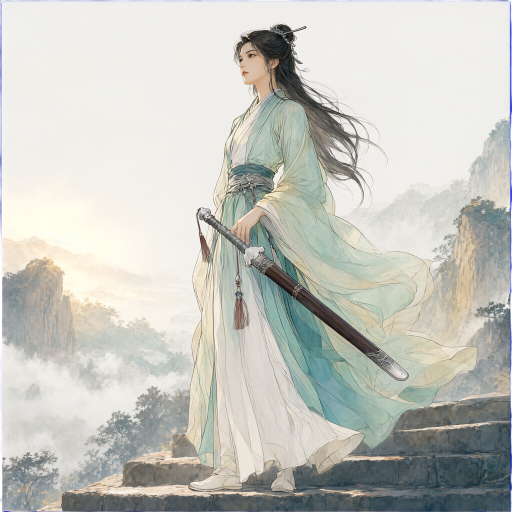
#> input picture apps/backend/comfyui/input_seed/daojie-ref-1003.png, 1024 x 1024 px (shown at 1/2 size); the run also reads 1 picture not shown here
$ python qi21_headbody_sidebyside_1002.py ../../../backend/comfyui/input_seed/daojie-ref-1003.png ../../../backend/comfyui/input_seed/transparent_ref.png ../../../backend/comfyui/input_seed/transparent_ref.png
#> lines starting #> are read from the running program, lines starting #| are printed output that depends on the picture
#!/usr/bin/env python3
# ⑥㉒头身比对拍·并排图+8分格(2026-10-02,10-01-qi21-usetest-batch ㉒)
# 用法:python3 qi21_headbody_sidebyside_1002.py <anchored.png> <baseline.png> <out.png>
# 两图同尺寸(同seed同型同速);左=有锚(工作区现态),右=去锚(HEAD 态);叠加
# 全画幅高 8 等分横线(目测头身比标尺——立像主体约占满画幅高,格数≈头身单位)。
from __future__ import annotations

import sys
from pathlib import Path

from PIL import Image, ImageDraw

ANCHOR_SENT = "头身比约七头半"


def main() -> int:
    a_path, b_path, out = sys.argv[1], sys.argv[2], sys.argv[3]
    a = Image.open(a_path).convert("RGB")
    b = Image.open(b_path).convert("RGB")
#> b: PIL image 1024x1024 RGB; every value is 0
    h = min(a.height, b.height)
#> h = 1024
    if a.height != h:
        a = a.resize((int(a.width * h / a.height), h), Image.LANCZOS)
    if b.height != h:
        b = b.resize((int(b.width * h / b.height), h), Image.LANCZOS)
    gap = 24
    canvas = Image.new("RGB", (a.width + b.width + gap, h + 34), (24, 24, 28))
    canvas.paste(a, (0, 34))
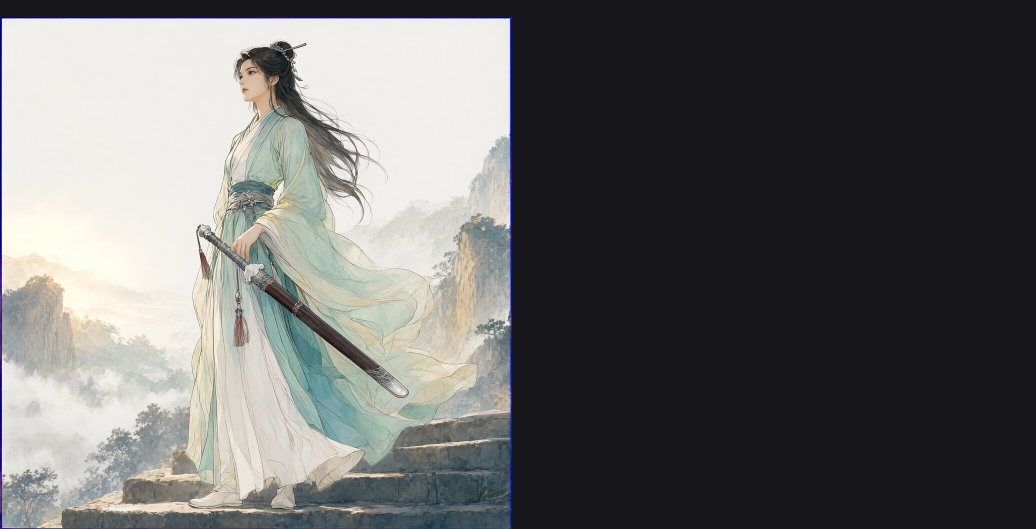
#> canvas: PIL image 2072x1058 RGB (shown at 1/2 size); mean R, G, B 106.1, 106.4, 105.6
    canvas.paste(b, (a.width + gap, 34))
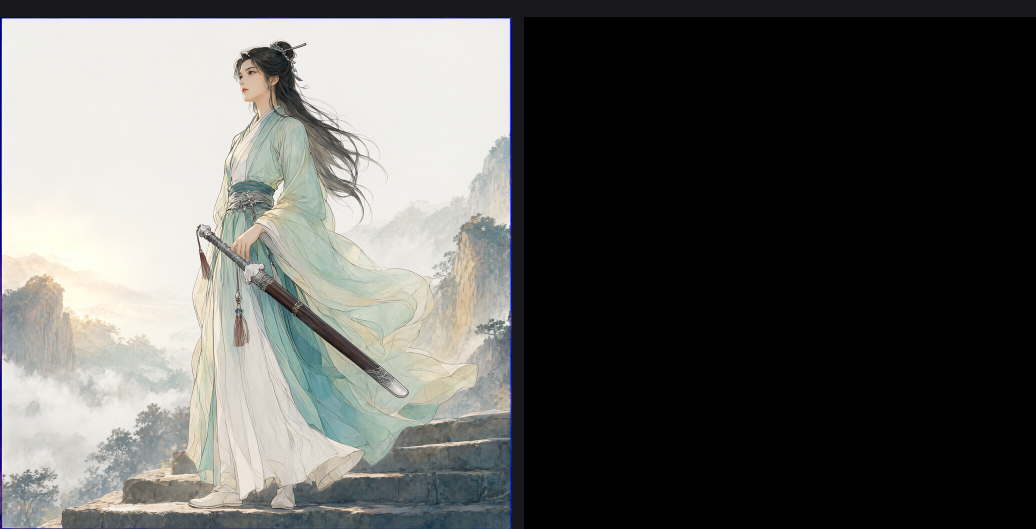
#> canvas: PIL image 2072x1058 RGB (shown at 1/2 size); mean R, G, B 94.6, 94.9, 92.3
    d = ImageDraw.Draw(canvas)
    # 8 分格横线(两图各自画;红=中线 4/8)
    for x0, w in ((0, a.width), (a.width + gap, b.width)):
        for i in range(1, 8):
            y = 34 + h * i / 8
            d.line([(x0, y), (x0 + w, y)], fill=(255, 80, 80) if i == 4 else (255, 255, 255), width=1)
        for i in range(8):
            y0 = 34 + h * i / 8
            d.rectangle([x0 + w - 30, y0 + 3, x0 + w - 3, y0 + 29], outline=(255, 216, 0))
    # ASCII 标签(默认位图字体无中文)
    d.text((8, 8), "LEFT = WITH head-ratio anchor (workspace)   |   RIGHT = NO anchor (HEAD baseline)   |   grid = 1/8 frame-height", fill=(240, 240, 240))
    canvas.save(out)
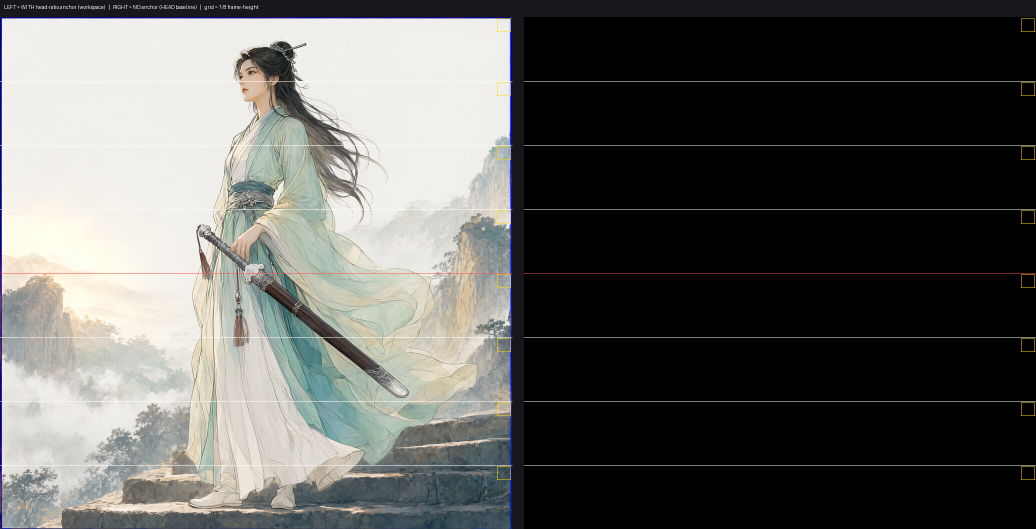
#> saved as transparent_ref.png: PIL image 2072x1058 RGB (shown at 1/2 size); mean R, G, B 95.9, 95.9, 93.2
    print(out, canvas.size)
#| ../../../backend/comfyui/input_seed/transparent_ref.png (2072, 1058)
    return 0


if __name__ == "__main__":
    raise SystemExit(main())
#> (the program exits here)
